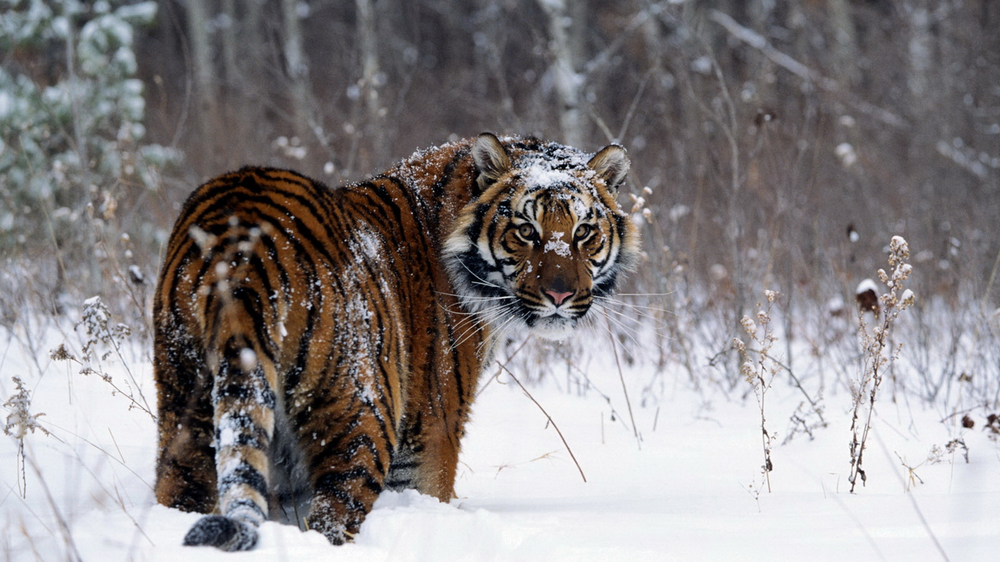
#> input picture dataset/input/0001.png, 1000 x 562 px, shrunk from 1920 x 1080 before the run; its folder holds only this picture in this run
$ python filters.py   (older library calls are emulated)
#> lines starting #> are read from the running program, lines starting #| are printed output that depends on the picture
### src/utils.py
"""Shared helpers: project paths, image listing, image I/O and timing."""
import shutil
import time
from pathlib import Path

import cv2
import numpy as np

# ---------- Paths ----------
PROJECT_ROOT = Path(__file__).resolve().parent.parent
INPUT_DIR = PROJECT_ROOT / "dataset" / "input"
OUTPUT_DIR = PROJECT_ROOT / "output"
SEQUENTIAL_DIR = OUTPUT_DIR / "sequential"
PARALLEL_DIR = OUTPUT_DIR / "parallel"
RESULTS_DIR = OUTPUT_DIR / "results"

IMAGE_EXTENSIONS = {".jpg", ".jpeg", ".png", ".bmp", ".tif", ".tiff"}

# Output is always PNG (lossless), with one fixed compression level in
# every mode so sequential and parallel outputs can be compared exactly.
PNG_COMPRESSION = 3


# ---------- Files and folders ----------
def list_images(folder=INPUT_DIR, limit=None):
    """Return a sorted list of image paths in `folder` (optionally only the first `limit`)."""
#> called with limit = 1
    folder = Path(folder)
    paths = sorted(p for p in folder.iterdir() if p.suffix.lower() in IMAGE_EXTENSIONS)

    # Outputs are saved as <name>.png, so two inputs with the same name but
    # different extensions would overwrite each other.
    seen = {}
    for p in paths:
        if p.stem in seen:
            raise ValueError(f"Duplicate image name '{p.stem}': {seen[p.stem].name} and {p.name}. Rename one.")
        seen[p.stem] = p

    return paths[:limit] if limit else paths


def ensure_dir(folder):
    Path(folder).mkdir(parents=True, exist_ok=True)
    return Path(folder)


# [7 lines left out: function clear_dir, not called in this run]


def output_path(input_path, out_dir):
    """Where the filtered version of `input_path` is saved: <out_dir>/<name>.png"""
    return Path(out_dir) / (Path(input_path).stem + ".png")


# ---------- Image I/O ----------
# np.fromfile / tofile are used instead of cv2.imread / cv2.imwrite because
# the OpenCV versions fail on Windows paths with non-ASCII characters.
def load_image(path):
    data = np.fromfile(str(path), dtype=np.uint8)
    img = cv2.imdecode(data, cv2.IMREAD_COLOR)
#> img is the input picture: shape (562, 1000, 3); mean B, G, R 133.1, 132, 136.4
    if img is None:
        raise ValueError(f"Could not read image: {path}")
    return img


def save_image(path, img):
    ok, buf = cv2.imencode(".png", img, [cv2.IMWRITE_PNG_COMPRESSION, PNG_COMPRESSION])
    if not ok:
        raise ValueError(f"Could not encode image: {path}")
    buf.tofile(str(path))


# ---------- Timing ----------
class Timer:
    """Usage:  with Timer() as t: ...work...   then read t.elapsed (seconds)."""

    def __enter__(self):
        self.start = time.perf_counter()
        return self

    def __exit__(self, *exc):
        self.elapsed = time.perf_counter() - self.start
        return False

### src/filters.py
"""Filter pipeline: grayscale -> Gaussian blur -> Sobel edge detection.

Every worker (and the sequential loop) runs the same `process_image`
function on a different image. That is the SPMD idea from the proposal.
The worker function lives at module level so Windows can import it
when it starts worker processes.
"""
import cv2

from src.utils import load_image, output_path, save_image

# ---------- Fixed parameters (one place, used by both modes) ----------
GAUSSIAN_KSIZE = (5, 5)
GAUSSIAN_SIGMA = 1.4
SOBEL_KSIZE = 3


# [8 lines left out: function init_worker, not called in this run]


def apply_pipeline(img):
    """Take a BGR image (NumPy array), return the Sobel edge map as 8-bit grayscale."""
    gray = cv2.cvtColor(img, cv2.COLOR_BGR2GRAY)
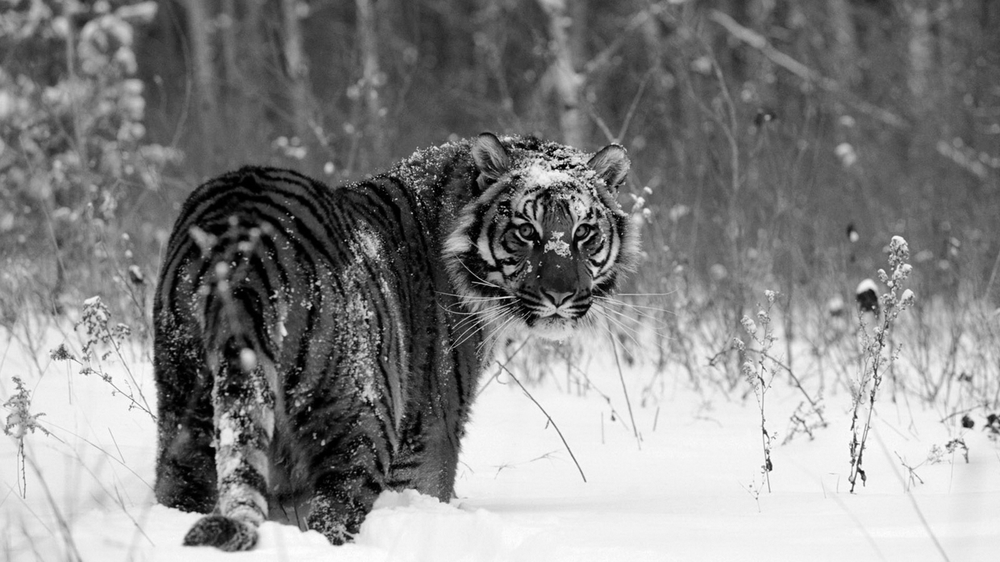
#> gray: shape (562, 1000); min 0, max 255, mean 133.5
    blurred = cv2.GaussianBlur(gray, GAUSSIAN_KSIZE, GAUSSIAN_SIGMA)
    gx = cv2.Sobel(blurred, cv2.CV_16S, 1, 0, ksize=SOBEL_KSIZE)
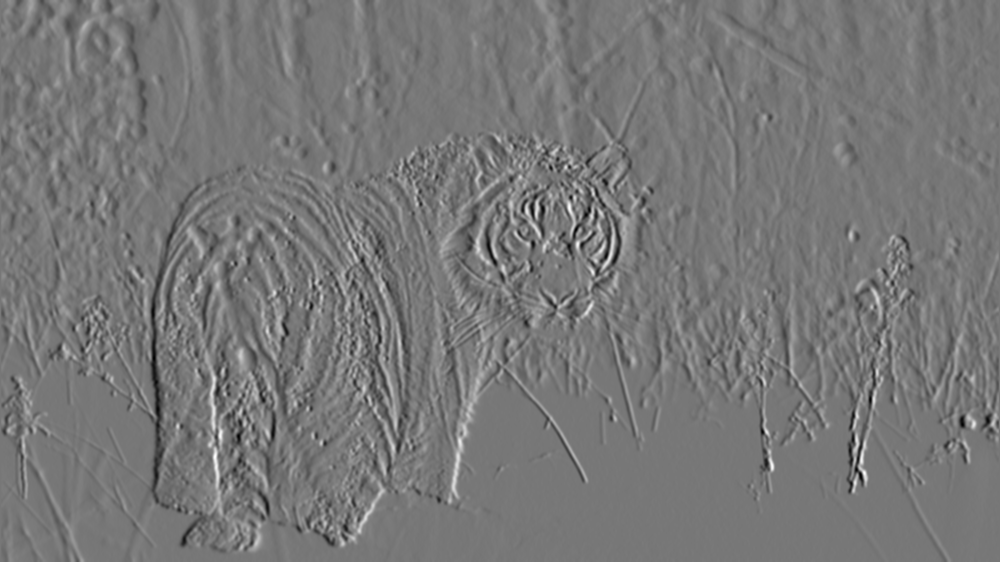
#> gx: shape (562, 1000) int16; min -354, max 400, mean -0.2; drawn with min black and max white
    gy = cv2.Sobel(blurred, cv2.CV_16S, 0, 1, ksize=SOBEL_KSIZE)
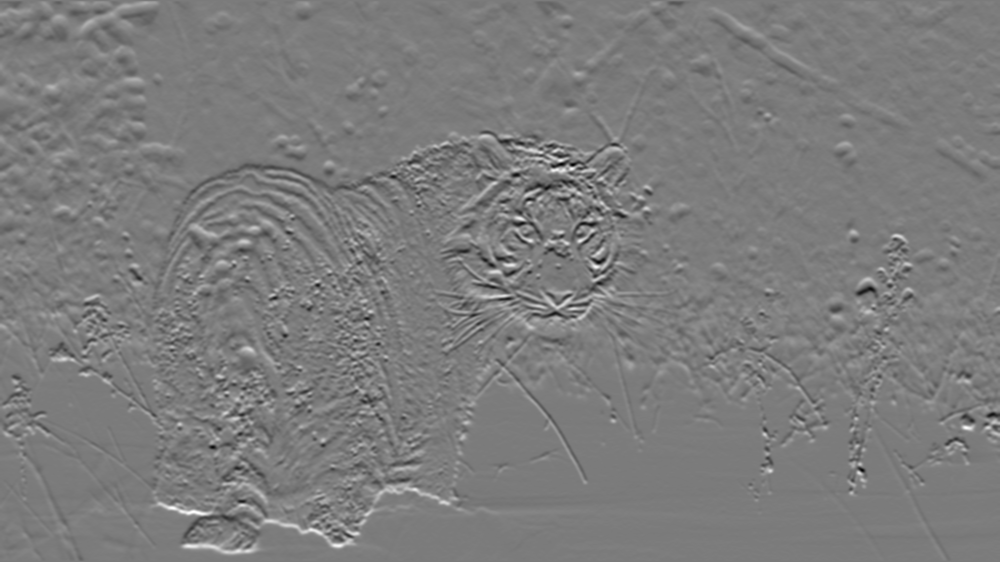
#> gy: shape (562, 1000) int16; min -386, max 408, mean 2.2; drawn with min black and max white
    return cv2.addWeighted(cv2.convertScaleAbs(gx), 0.5, cv2.convertScaleAbs(gy), 0.5, 0)
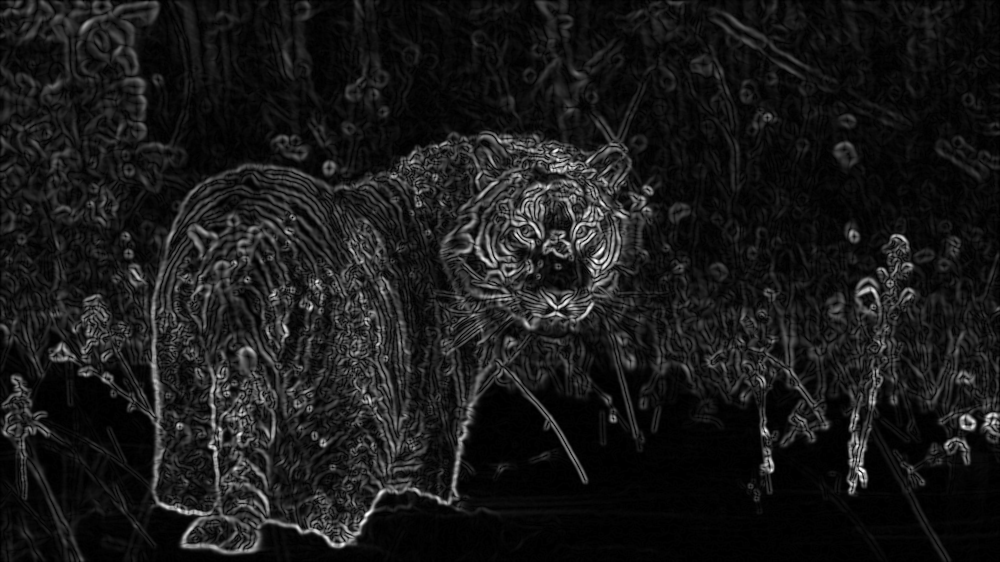
#> returned value: shape (562, 1000); min 0, max 255, mean 25.1


def process_image(task):
    """Load one image, filter it, save the result. Returns the output path as text.

    `task` is a tuple (input_path, output_dir). Only file paths cross the
    process boundary, so workers share no image data (shared-nothing design).
    """
    input_path, out_dir = task
    img = load_image(input_path)
    result = apply_pipeline(img)
    out_file = output_path(input_path, out_dir)
    save_image(out_file, result)
    return str(out_file)


if __name__ == "__main__":
    # Quick manual test: python -m src.filters
    from src.utils import OUTPUT_DIR, Timer, ensure_dir, list_images

    cv2.setNumThreads(1)
    images = list_images(limit=1)
    if not images:
        raise SystemExit("No images found in dataset/input/")
    test_dir = ensure_dir(OUTPUT_DIR / "test")
    with Timer() as t:
        out = process_image((images[0], test_dir))
    print(f"Filtered {images[0].name} in {t.elapsed:.3f}s -> {out}")

$ run again, on dataset/input/0006.png
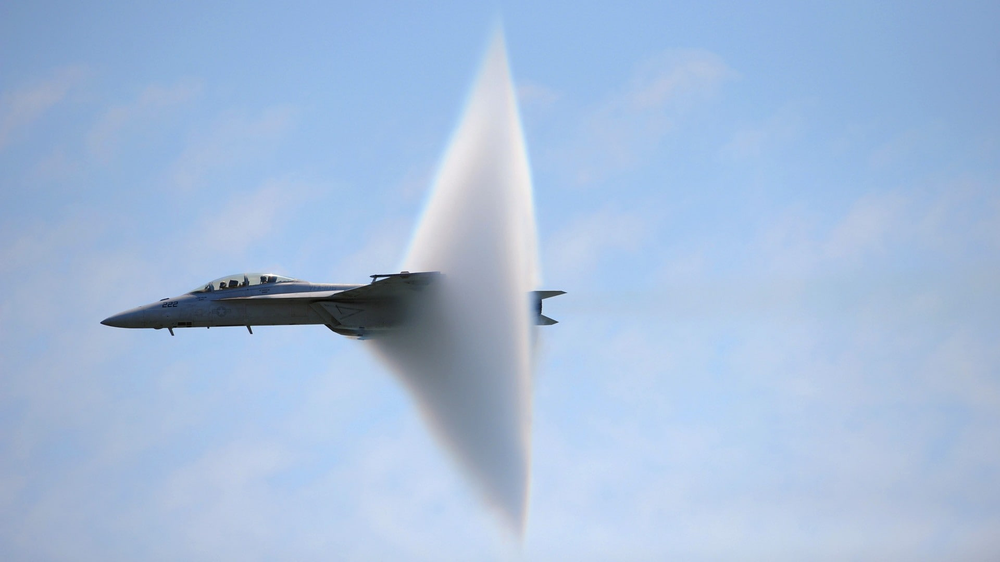
#> input picture dataset/input/0006.png, 1000 x 562 px, shrunk from 1920 x 1080 before the run
#> in load_image, img is the input picture: shape (562, 1000, 3); mean B, G, R 219.7, 188.8, 165.5
#> in apply_pipeline, `gx = cv2.Sobel(blurred, cv2.CV_16S, 1, 0, ksize=SOBEL_KSIZE)`:
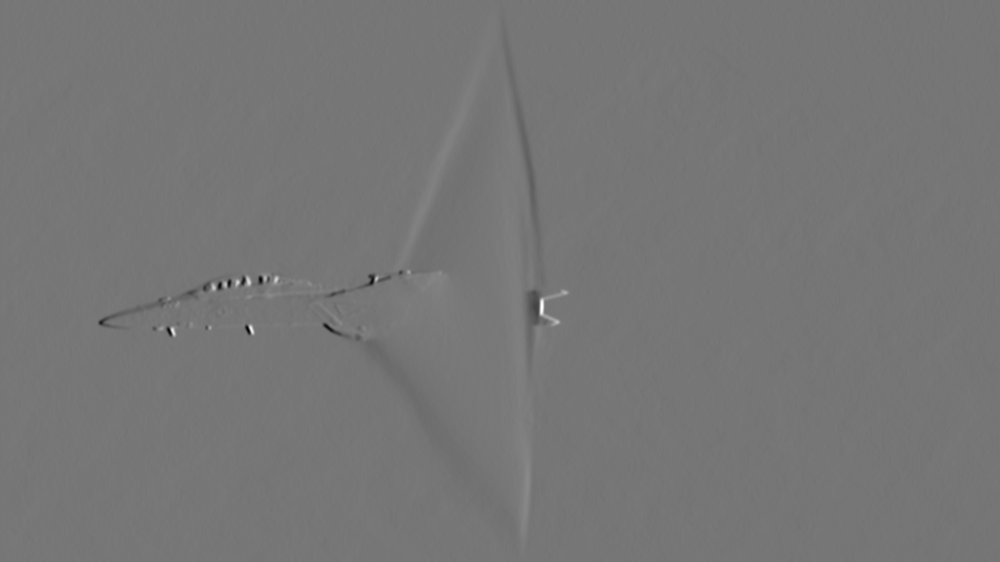
#> gx: shape (562, 1000) int16; min -288, max 331, mean 0.1; drawn with min black and max white
#> in apply_pipeline, `return cv2.addWeighted(cv2.convertScaleAbs(gx), 0.5, cv2.convertScaleA..`:
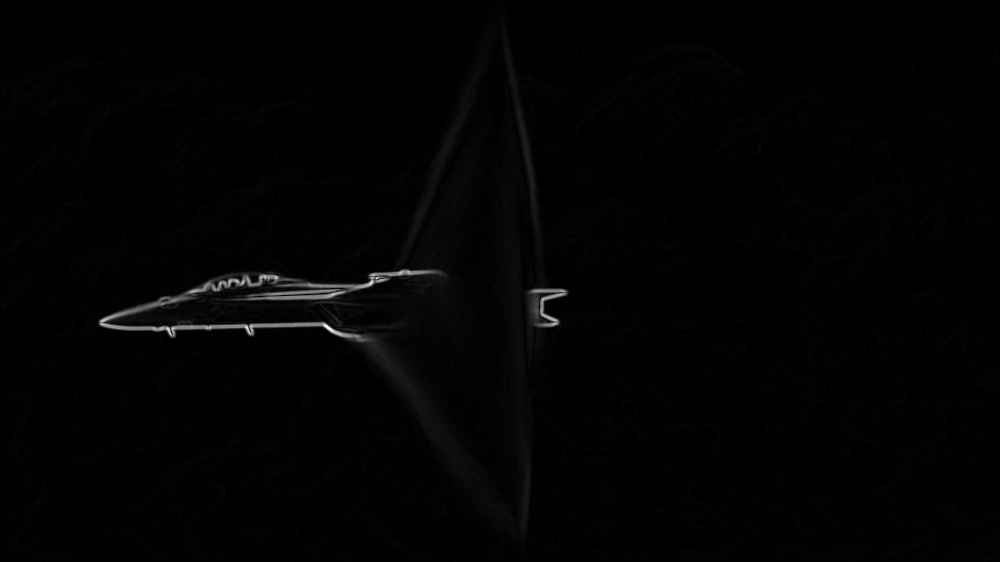
#> returned value: shape (562, 1000); min 0, max 250, mean 2.9

$ run again, on dataset/input/0007.png
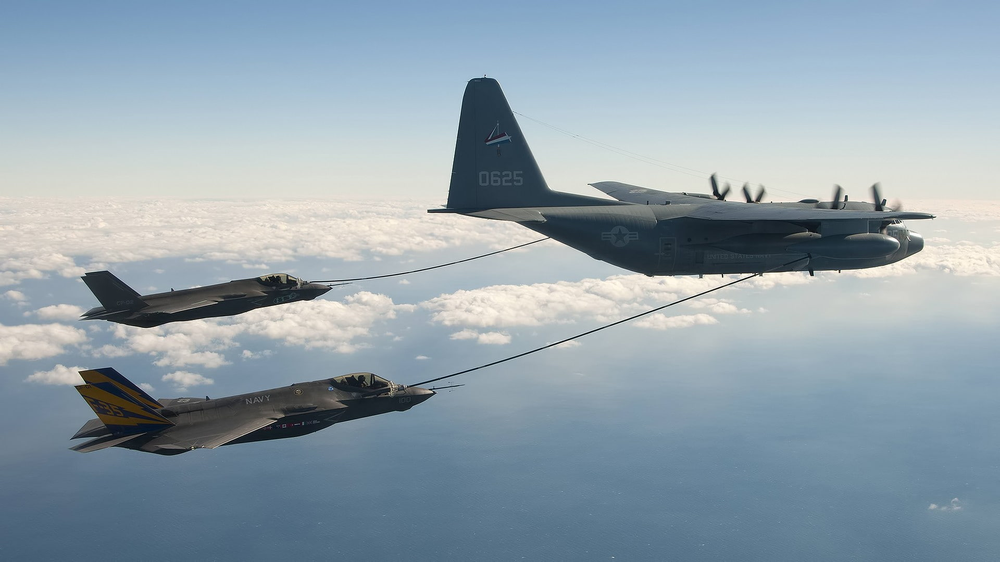
#> input picture dataset/input/0007.png, 1000 x 562 px, shrunk from 1920 x 1080 before the run
#> in load_image, img is the input picture: shape (562, 1000, 3); mean B, G, R 172.4, 161.6, 145.2
#> in apply_pipeline, `gy = cv2.Sobel(blurred, cv2.CV_16S, 0, 1, ksize=SOBEL_KSIZE)`:
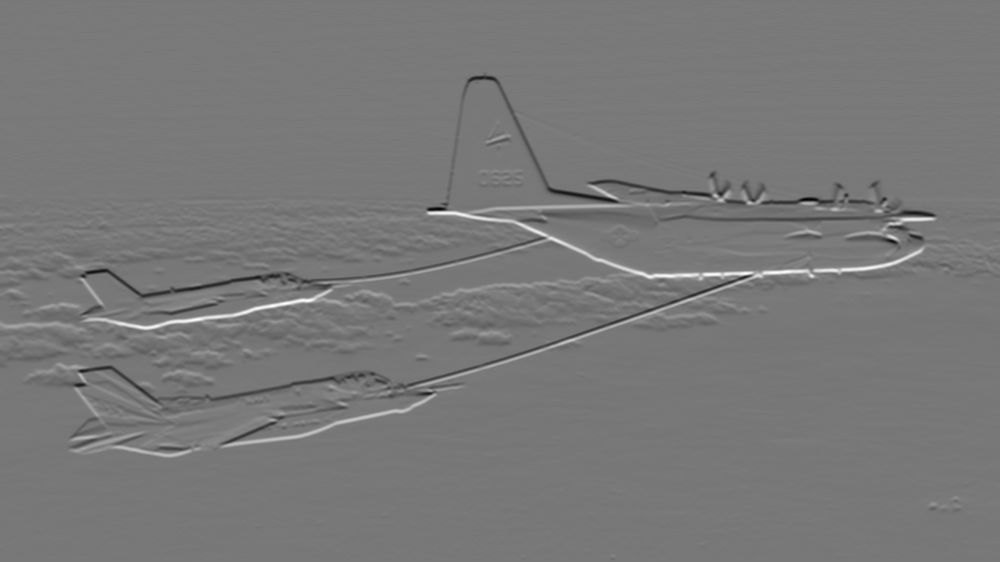
#> gy: shape (562, 1000) int16; min -385, max 427, mean -0.7; drawn with min black and max white
#> in apply_pipeline, `return cv2.addWeighted(cv2.convertScaleAbs(gx), 0.5, cv2.convertScaleA..`:
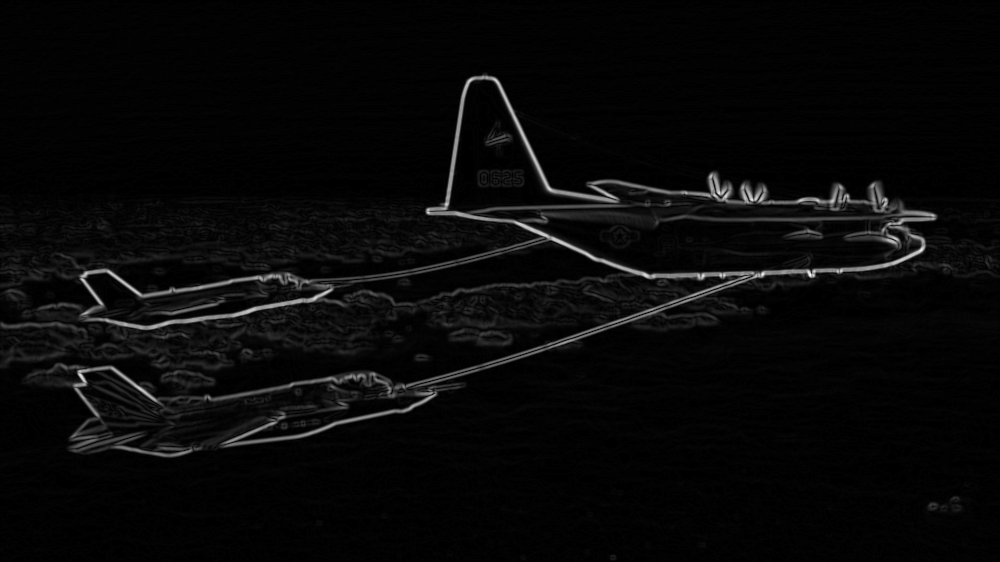
#> returned value: shape (562, 1000); min 0, max 255, mean 8.5
